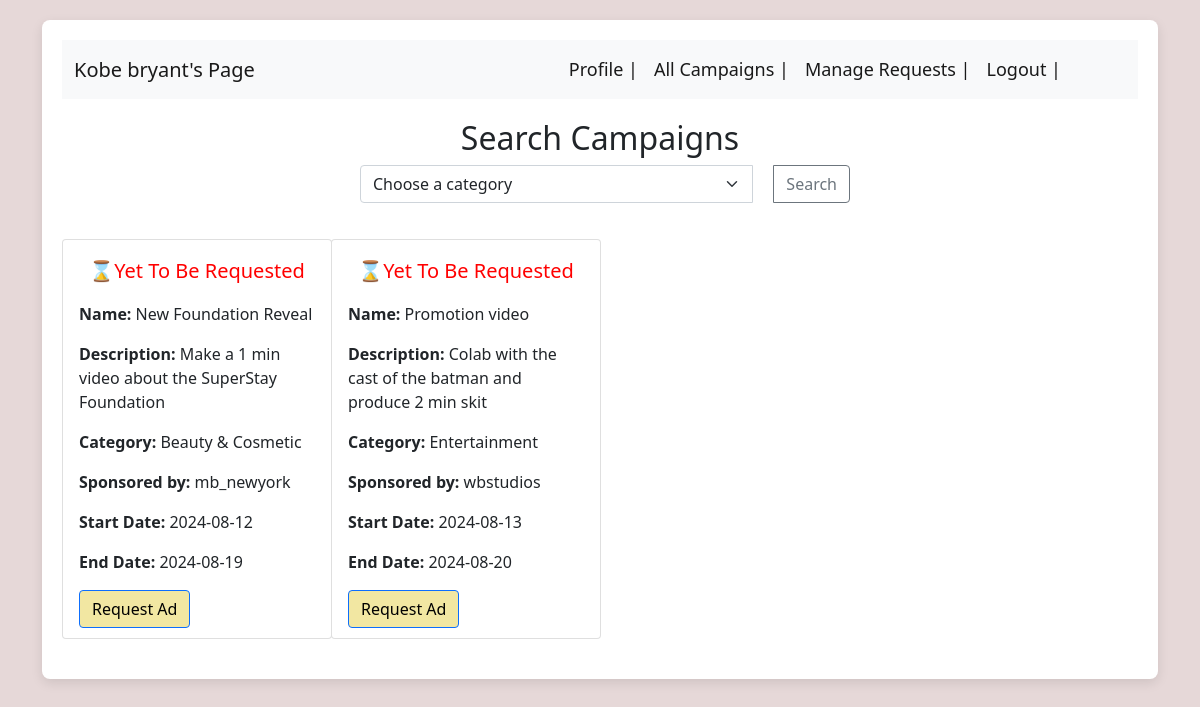
Page /influencer/campaigns/2 (signed in) on the committed database.
### backend/models.py (models this page shows)
class user_table(db.Model):
    __tablename__ = "user_table"
    id = db.Column(db.Integer, primary_key=True)
    email = db.Column(db.String, nullable=False)
    full_name = db.Column(db.String, nullable=False)
    user_name = db.Column(db.String, nullable=False)
    pwd = db.Column(db.String, nullable=False)
    role = db.Column(db.Integer, nullable=False)
    status = db.Column(db.Integer,nullable = False,default = 1)
    user_influencer = db.relationship("influencers", backref="user")
    user_sponsor = db.relationship("sponsors", backref="user")

class campaigns(db.Model):
    __tablename__ = "campaigns"
    id = db.Column(db.Integer, primary_key=True)
    sponsor_id = db.Column(db.Integer, db.ForeignKey('sponsors.id'))
    campaign_name = db.Column(db.String, nullable=False)
    campaign_desc = db.Column(db.String, nullable=False)
    campaign_status = db.Column(db.Integer, nullable=False, default=0)
    campaign_budget = db.Column(db.Integer, nullable=False)
    campaign_start_date = db.Column(db.Date, nullable=False)
    campaign_end_date = db.Column(db.Date, nullable=False)
    campaign_category = db.Column(db.String)
    campaign_visibility = db.Column(db.Integer, nullable=False, default=1)
    campaign_sponsor = db.relationship("sponsors", backref="campaign")

### backend/influencer_controllers.py (the view)
@app.route("/influencer/campaigns/<int:influencer_id>", methods=["GET", "POST"])
def influencers_all_campaigns(influencer_id):
    campaigns_list = get_campaigns_by_ad_request_status(influencer_id)
    influencer_info = get_influencer_info(influencer_id)
    return render_template(
        "influencers_templates/influencer-all-campaigns.html",
        campaigns_list=campaigns_list,
        id=influencer_id,
        influencer_info=influencer_info
    )

### backend/controllers.py (called while the page is built)
def get_campaigns():
    campaigns_list=campaigns.query.all()
    campaigns_dict={}
    for campaign in campaigns_list:
        if campaign.id not in campaigns_dict.keys():
            campaigns_dict[campaign.id]=[campaign.campaign_name,campaign.sponsor_id,campaign.campaign_desc,campaign.campaign_status,campaign.campaign_budget,campaign.campaign_start_date,campaign.campaign_end_date,campaign.campaign_category,campaign.campaign_visibility]
    return dict(campaigns_dict)

### backend/influencer_controllers.py (called while the page is built)
def get_influencer_info(user_id):
    influencer = influencers.query.filter_by(id=user_id).first()
    user = user_table.query.filter_by(id=user_id).first()
    influencer_info = {}
    influencer_info[user_id] = [
        user.full_name,
        user.email,
        user.user_name,
        influencer.category,
        influencer.niche,
        influencer.followers_count,
        user.pwd ]
    return dict(influencer_info)

def check_ad_request_exists(influencer_id, campaign_id):
    return adRequests.query.filter_by(influencer_id=influencer_id, campaign_id=campaign_id).first() is not None

def get_campaigns_by_ad_request_status(influencer_id):
    campaigns_list = {}
    campaigns_list = get_campaigns()
    filtered_campaigns_list = {}
    for campaign_id, details in campaigns_list.items():
        if details[8] == 1 and details[3] == 1:
            if check_ad_request_exists(influencer_id, campaign_id):
                filtered_campaigns_list[campaign_id] = details
                filtered_campaigns_list[campaign_id].append("Ad Requested")
            else:
                filtered_campaigns_list[campaign_id] = details
                filtered_campaigns_list[campaign_id].append("No Ad Requested")
            campaign = campaigns.query.filter_by(id=campaign_id).first()
            sponsor = user_table.query.filter_by(id=campaign.sponsor_id).first()
            filtered_campaigns_list[campaign_id].append(sponsor.user_name)
    return filtered_campaigns_list

### templates/influencers_templates/influencer-all-campaigns.html (shortened to what this page needs)
<!DOCTYPE html>
<html lang="en">
<head>
    <link rel = "stylesheet" href = "/static/influencer.css">
    <link href="https://cdn.jsdelivr.net/npm/bootstrap@5.0.2/dist/css/bootstrap.min.css" rel="stylesheet">
</head>
<body>
    <div class = "container">
        <div class = "panel">
            <nav class="navbar navbar-expand-lg navbar-light bg-light">
                <div class="container-fluid">
                    <a class="navbar-brand" style="font-size:20px;" href="#">{{ influencer_info[id][0] }}'s Page</a>
                    <div class="collapse navbar-collapse" id="navbarNavDropdown">
                        <ul class="navbar-nav" style="font-size:18px;">
                            <li class="nav-item" style="margin-left: 290px">
                                <a class="nav-link active" aria-current="page" href="/influencer/profile/{{id}}">Profile |</a>
                            </li>
                            <li class="nav-item">
                                <a class="nav-link active" aria-current="page" href="/influencer/campaigns/{{id}}">All Campaigns |</a>
                            </li>
                            <li class="nav-item">
                                <a class="nav-link active" aria-current="page" href="/influencer/manage_requests/{{id}}">Manage Requests |</a>
                            </li>
                            <li class="nav-item">
                                <a class="nav-link active" aria-current="page" href="/login">Logout |</a>
                            </li>
                        </ul>
                    </div>
                </div>
            </nav>
            <div class="d-flex flex-column align-items-center" style="margin-top: 20px;">
                <h2>Search Campaigns</h2>
                <form action="/influencer/search/{{id}}" method="POST">
                    <div class="input-group mb-3" style="width: 500px;">
                        <select class="form-select" aria-label="Default select example" name="category" style="margin-left:10px;margin-right:10px">
                            <option selected disabled>Choose a category</option>
                        </select>
                        <button class="btn btn-outline-secondary" type="submit" id="button-addon2" style="margin-left:10px">Search</button>
                    </div>
                </form>
            </div>
            <div class="d-flex flex-wrap" style="margin-top: 20px;">
                {% if campaigns_list %}
                    {% for key, value in campaigns_list.items() %}
                        <div class="col-12 col-sm-6 col-md-4 col-lg-3" style="margin-bottom: 20px;">
                            <div class="card" style="width: 270px; height: 400px;">
                                <div class="card-body">
                                    {% if value[9] == "Ad Requested" %}
                                        <p class="card-text" style="color: green; font-size: 20px; text-align: center;">✅Ad Requested</p>
                                    {% else %}
                                        <p class="card-text" style="color: red; font-size: 20px; text-align: center;">⌛Yet To Be Requested</p>
                                    {% endif %}
                                    <p class="card-text"><strong>Name:</strong> {{ value[0] }}</p>
                                    <p class="card-text"><strong>Description:</strong> {{ value[2] }}</p>
                                    <p class="card-text"><strong>Category:</strong> {{ value[7] }}</p>
                                    <p class="card-text"><strong>Sponsored by:</strong> {{ value[10] }}</p>
                                    <p class="card-text"><strong>Start Date:</strong> {{ value[5] }}</p>
                                    <p class="card-text"><strong>End Date:</strong> {{ value[6] }}</p>
                                    {% if value[9] == "Ad Requested" %}
                                        <p class="card-text">
                                            <button type="button" class="btn btn-primary disabled" style="background-color: rgba(242, 231, 161, 0.985); color: black"
                                                    data-bs-toggle="modal" data-bs-target="#adRequestModal"
                                                    data-sponsor-id="{{ value[1] }}" data-campaign-name="{{ value[0] }}" data-campaign-id="{{key}}">
                                                Request Ad
                                            </button>
                                        </p>
                                    {% else %}
                                        <p class="card-text">
                                            <button type="button" class="btn btn-primary" style="background-color: rgba(242, 231, 161, 0.985); color: black"
                                                    data-bs-toggle="modal" data-bs-target="#adRequestModal"
                                                    data-sponsor-id="{{ value[1] }}" data-campaign-name="{{ value[0] }}" data-campaign-id="{{key}}">
                                                Request Ad
                                            </button>
                                        </p>
                                    {% endif %}
                                </div>
                            </div>
                        </div>
                    {% endfor %}
                {% else %}
                    <div class="col-12" style = "text-align: center;">
                        <h2>No Campaigns found</h2>
                    </div>
                {% endif %}
            </div>
        </div>
    </div>
</body>
</html>

### static/influencer.css (style rules this page uses)
body { background-color: #e6d8d8 !important; }
.container { margin-top: 20px; }
.btn { background-color: #007bff; color: white; border: none; border-radius: 5px; padding: 10px 15px; transition: background-color 0.3s; }
.navbar { background-color: #343a40; border-radius: 0; }
.navbar-brand { color: #ffffff; }
.nav-link { color: #ffffff; }
.panel { background-color: #ffffff; border-radius: 8px; box-shadow: 0 4px 12px rgba(0, 0, 0, 0.1); padding: 20px; margin-bottom: 20px; min-height: 600px; }

### rows in the picture
user_table: full_name "Kobe bryant"
campaigns: campaign_name "New Foundation Reveal", campaign_desc "Make a 1 min video about the SuperStay Foundation", campaign_category "Beauty & Cosmetic", campaign_start_date "2024-08-12", campaign_end_date "2024-08-19"
user_table: user_name "mb_newyork"
campaigns: campaign_name "Promotion video", campaign_desc "Colab with the cast of the batman and produce 2 min skit", campaign_category "Entertainment", campaign_start_date "2024-08-13", campaign_end_date "2024-08-20"
user_table: user_name "wbstudios"
